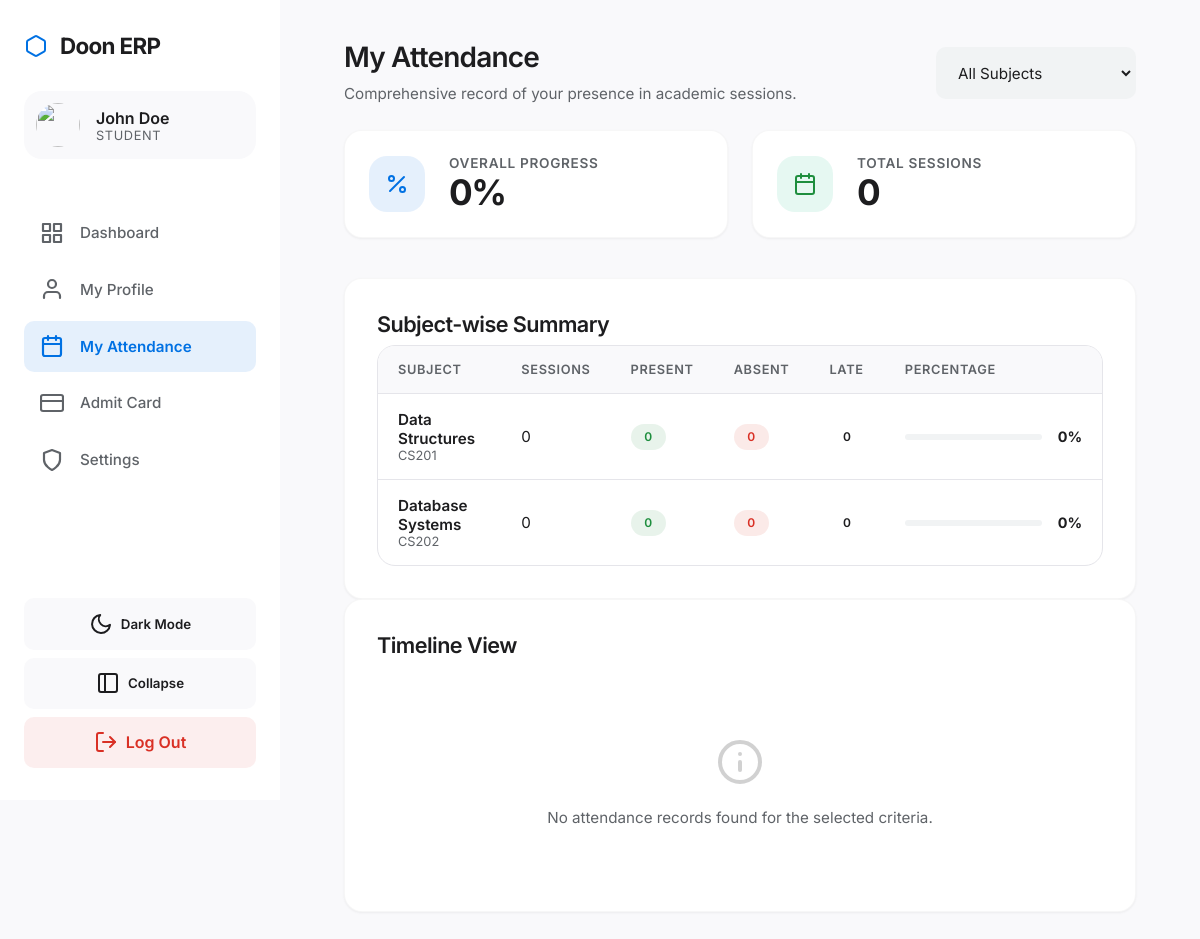
Screenshot of /attendance.php (signed in) with the database file from the repository.
### tables this page shows
CREATE TABLE IF NOT EXISTS subjects (
    id INT AUTO_INCREMENT PRIMARY KEY,
    name VARCHAR(100) NOT NULL,
    code VARCHAR(20) UNIQUE NOT NULL,
    department_id INT,
    credits INT DEFAULT 3,
    FOREIGN KEY (department_id) REFERENCES departments(id) ON DELETE CASCADE,
    INDEX idx_subj_code (code)
);

### attendance.php (the view, shortened to what this page needs)
<?php
require_once 'includes/db.php';
require_once 'includes/header.php';
$user_id = $_SESSION['user_id'];
$stmt = $pdo->prepare("SELECT id FROM students WHERE user_id = ?");
$stmt->execute([$user_id]);
$student = $stmt->fetch();
$student_id = $student['id'];
$selected_subject = isset($_GET['subject_id']) ? (int)$_GET['subject_id'] : 0;
$stmt = $pdo->prepare("
    SELECT
        s.id,
        s.name as subject_name,
        s.code as subject_code,
        COUNT(a.id) as total_classes,
        SUM(CASE WHEN a.status = 'present' THEN 1 ELSE 0 END) as present_count,
        SUM(CASE WHEN a.status = 'late' THEN 1 ELSE 0 END) as late_count,
        SUM(CASE WHEN a.status = 'absent' THEN 1 ELSE 0 END) as absent_count
    FROM subjects s
    LEFT JOIN attendance a ON s.id = a.subject_id AND a.student_id = ?
    GROUP BY s.id
");
$stmt->execute([$student_id]);
$subject_attendance = $stmt->fetchAll();
$total_classes_all = 0;
$total_present_all = 0;
foreach ($subject_attendance as $row) {
    $total_classes_all += $row['total_classes'];
    $total_present_all += $row['present_count'] + ($row['late_count'] * 0.5);
}
$overall_percentage = ($total_classes_all > 0) ? round(($total_present_all / $total_classes_all) * 100, 1) : 0;
$grouped_history = [];
?>
<div class="flex-between mb-3">
    <div>
        <h2>My Attendance</h2>
        <p>Comprehensive record of your presence in academic sessions.</p>
    </div>
    <div class="flex-between" style="gap: 1rem;">
        <form action="" method="GET" id="filterForm">
            <select name="subject_id" class="form-control" onchange="document.getElementById('filterForm').submit()" style="width: 200px;">
                <option value="0">All Subjects</option>
            </select>
        </form>
    </div>
</div>
<div class="dashboard-grid">
    <div class="glass-panel stat-card">
        <div class="stat-icon" style="color: var(--primary); background: var(--primary-light);"><i data-feather="percent"></i></div>
        <div class="stat-info">
            <h4>Overall Progress</h4>
            <h2><?= $overall_percentage ?>%</h2>
        </div>
    </div>
    <div class="glass-panel stat-card">
        <div class="stat-icon" style="color: var(--success); background: rgba(16, 185, 129, 0.1);"><i data-feather="calendar"></i></div>
        <div class="stat-info">
            <h4>Total Sessions</h4>
            <h2><?= $total_classes_all ?></h2>
        </div>
    </div>
</div>
<div class="glass-panel mb-4">
    <h3>Subject-wise Summary</h3>
    <div class="table-container">
        <table>
            <thead>
                <tr>
                    <th>Subject</th>
                    <th>Sessions</th>
                    <th>Present</th>
                    <th>Absent</th>
                    <th>Late</th>
                    <th width="30%">Percentage</th>
                </tr>
            </thead>
            <tbody>
                <?php foreach ($subject_attendance as $row):
                    $subj_total = $row['total_classes'];
                    $subj_present = $row['present_count'] + ($row['late_count'] * 0.5);
                    $subj_percent = ($subj_total > 0) ? round(($subj_present / $subj_total) * 100, 1) : 0;
                    $is_selected = ($selected_subject == $row['id']);
                ?>
                <tr style="<?= $is_selected ? 'background: var(--primary-light);' : '' ?>">
                    <td>
                        <div style="font-weight: 600;"><?= htmlspecialchars($row['subject_name']) ?></div>
                        <div style="font-size: 0.8rem; color: var(--text-secondary);"><?= htmlspecialchars($row['subject_code']) ?></div>
                    </td>
                    <td><?= $row['total_classes'] ?></td>
                    <td><span class="badge badge-success"><?= $row['present_count'] ?></span></td>
                    <td><span class="badge badge-danger"><?= $row['absent_count'] ?></span></td>
                    <td><span class="badge badge-warning"><?= $row['late_count'] ?></span></td>
                    <td>
                        <div class="flex-between" style="gap: 1rem;">
                            <div style="flex: 1; height: 6px; background: var(--input-bg); border-radius: 3px; overflow: hidden;">
                            </div>
                            <span style="font-weight: 700; font-size: 0.9rem;"><?= $subj_percent ?>%</span>
                        </div>
                    </td>
                </tr>
                <?php endforeach; ?>
            </tbody>
        </table>
    </div>
</div>
<div class="glass-panel">
    <h3><?= $selected_subject > 0 ? 'Subject Details' : 'Timeline View' ?></h3>
    <div style="margin-top: 2rem;">
        <?php if (count($grouped_history) > 0): ?>
            <?php foreach ($grouped_history as $date => $records): ?>
                <div class="date-header">
                    <i data-feather="calendar" style="width: 14px; height: 14px;"></i>
                    <?= date('l, d F Y', strtotime($date)) ?>
                </div>
                <div class="attendance-card">
                    <?php foreach ($records as $r):
                        $status_class = 'dot-' . $r['status'];
                        $status_label = ucfirst($r['status']);
                        $status_color = 'var(--text-secondary)';
                        if ($r['status'] === 'present') $status_color = 'var(--success)';
                        elseif ($r['status'] === 'absent') $status_color = 'var(--danger)';
                        elseif ($r['status'] === 'late') $status_color = 'var(--accent)';
                    ?>
                        <div class="subject-pill">
                            <div style="display: flex; align-items: center;">
                                <span class="status-dot <?= $status_class ?>"></span>
                                <div>
                                    <div style="font-weight: 600; font-size: 0.95rem;"><?= htmlspecialchars($r['subject_name']) ?></div>
                                    <div style="font-size: 0.75rem; color: var(--text-secondary);"><?= htmlspecialchars($r['subject_code']) ?></div>
                                </div>
                            </div>
                            <div style="font-weight: 700; font-size: 0.85rem; color: <?= $status_color ?>;">
                                <?= $status_label ?>
                            </div>
                        </div>
                    <?php endforeach; ?>
                </div>
            <?php endforeach; ?>
        <?php else: ?>
            <div class="text-center text-muted" style="padding: 3rem;">
                <i data-feather="info" style="width: 48px; height: 48px; margin-bottom: 1rem; opacity: 0.2;"></i>
                <p>No attendance records found for the selected criteria.</p>
            </div>
        <?php endif; ?>
    </div>
</div>
<?php require_once 'includes/footer.php'; ?>

### css/style.css (style rules this page uses)
:root { --bg-main: #f9f9fb; --bg-surface: #ffffff; --text-primary: #1d1d1f; --text-secondary: #5f6368; --border-color: #e5e5ea; --primary: #0071e3; --primary-hover: #0077ED; --primary-light: rgba(0, 113, 227, 0.1); --danger: #d93025; --success: #1e8e3e; --accent: #5e5ce6; --shadow-sm: 0 1px 3px rgba(0, 0, 0, 0.04), 0 1px 2px rgba(0, 0, 0, 0.02); --shadow-md: 0 4px 12px rgba(0, 0, 0, 0.05), 0 1px 3px rgba(0, 0, 0, 0.03); --shadow-lg: 0 12px 32px rgba(0, 0, 0, 0.08), 0 2px 6px rgba(0, 0, 0, 0.04); --radius-sm: 10px; --radius-md: 18px; --radius-lg: 24px; --input-bg: #f1f3f4; --input-bg-hover: #e8eaed; --sidebar-width: 280px; --sidebar-collapsed-width: 80px; --transition: 0.3s cubic-bezier(0.2, 0.8, 0.2, 1); }
* { margin: 0; padding: 0; box-sizing: border-box; font-family: 'Inter', -apple-system, BlinkMacSystemFont, 'Segoe UI', Roboto, sans-serif; -webkit-font-smoothing: antialiased; -moz-osx-font-smoothing: grayscale; }
body { background: var(--bg-main); color: var(--text-primary); min-height: 100vh; display: flex; flex-direction: column; transition: background-color var(--transition), color var(--transition); }
.glass-panel, .surface-card { background: var(--bg-surface); border-radius: var(--radius-md); padding: 2rem; box-shadow: var(--shadow-sm); border: 1px solid rgba(0,0,0,0.03); transition: transform var(--transition), box-shadow var(--transition); }
h1, h2, h3, h4 { font-weight: 600; color: var(--text-primary); letter-spacing: -0.025em; margin-bottom: 0.5rem; }
h2 { font-size: 1.75rem; letter-spacing: -0.03em; }
h3 { font-size: 1.35rem; }
p { color: var(--text-secondary); line-height: 1.6; font-size: 0.95rem; }
.form-control { width: 100%; padding: 0.85rem 1rem; background: var(--input-bg); border: 2px solid transparent; border-radius: var(--radius-sm); color: var(--text-primary); font-size: 0.95rem; transition: all var(--transition); }
.dashboard-grid { display: grid; grid-template-columns: repeat(auto-fit, minmax(260px, 1fr)); gap: 1.5rem; margin-bottom: 2.5rem; }
.stat-card { display: flex; align-items: center; gap: 1.5rem; padding: 1.5rem; }
.stat-icon { width: 56px; height: 56px; border-radius: var(--radius-md); display: flex; align-items: center; justify-content: center; font-size: 1.5rem; background: var(--primary-light); color: var(--primary); }
.stat-info h4 { margin: 0; font-size: 0.85rem; color: var(--text-secondary); font-weight: 600; text-transform: uppercase; letter-spacing: 0.05em; }
.stat-info h2 { margin: 0; font-size: 2.2rem; color: var(--text-primary); font-weight: 700; letter-spacing: -0.04em; }
.table-container { width: 100%; overflow-x: auto; background: var(--bg-surface); border-radius: var(--radius-md); border: 1px solid var(--border-color); }
table { width: 100%; border-collapse: collapse; }
th, td { padding: 1rem 1.25rem; text-align: left; border-bottom: 1px solid var(--border-color); }
th { background: var(--bg-main); color: var(--text-secondary); font-weight: 600; font-size: 0.8rem; text-transform: uppercase; letter-spacing: 0.05em; }
td { color: var(--text-primary); font-size: 0.95rem; }
tr:last-child td { border-bottom: none; }
.badge { padding: 0.35rem 0.85rem; border-radius: 999px; font-size: 0.75rem; font-weight: 600; display: inline-flex; align-items: center; letter-spacing: 0.02em; }
.badge-success { background: rgba(30, 142, 62, 0.1); color: var(--success); }
.badge-danger { background: rgba(217, 48, 37, 0.1); color: var(--danger); }
.text-center { text-align: center; }
.mb-3 { margin-bottom: 1.5rem; }
.flex-between { display: flex; justify-content: space-between; align-items: center; }

### rows the page displays
subjects: name "Data Structures", code "CS201", total_classes "0", present_count "0", absent_count "0", late_count "0", subj_percent "0"
subjects: name "Database Systems", code "CS202", total_classes "0", present_count "0", absent_count "0", late_count "0", subj_percent "0"

### other values shown
$name "John Doe"
$role "STUDENT"
$overall_percentage "0"
$total_classes_all "0"
